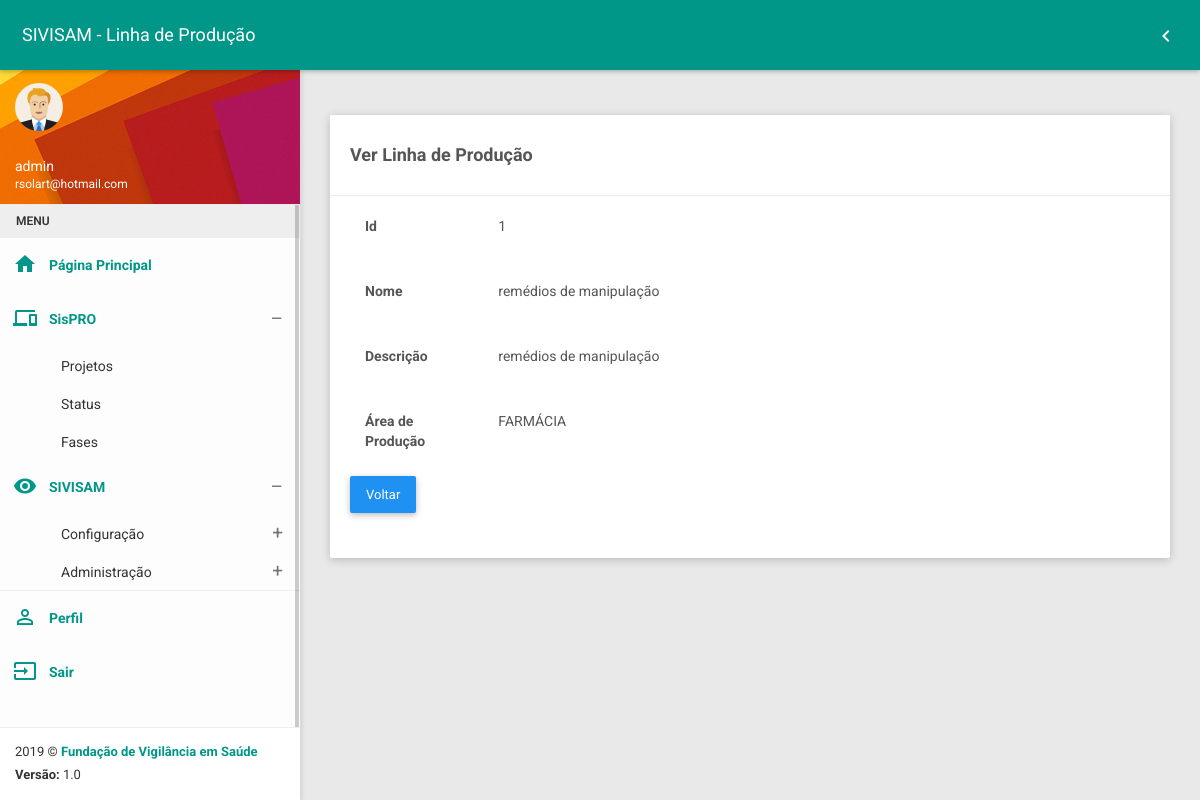
The app's page /devisa/linhaproducao_view/1 (signed in) with its own data.
### devisa/models.py (models this page shows, shortened)
class Linhaproducao(models.Model):
    lp_nome = models.CharField(verbose_name='nome', max_length=200, default='')
    lp_descricao = models.CharField(verbose_name='descrição', max_length=400, default='')
    area_producao = models.ForeignKey(Areaproducao, on_delete=models.PROTECT)
    class Meta:
        permissions = (
            ('linha_producao_list', 'Pode listar linhas de produção'),
            ('linha_producao_create', 'Pode cadastrar linha de produção'),
            ('linha_producao_update', 'Pode editar linha de produção'),
            ('linha_producao_view', 'Pode ver linha de produção'),
            ('linha_producao_delete', 'Pode excluir linha de produção')
        )

class Areaproducao(models.Model):
    ap_nome = models.CharField(verbose_name='nome', max_length=200, default='')
    ap_descricao = models.CharField(verbose_name='descrição', max_length=400, default='')
    class Meta:
        permissions = (
            ('area_producao_list', 'Pode listar áreas de produção'),
            ('area_producao_create', 'Pode cadastrar área de produção'),
            ('area_producao_update', 'Pode editar área de produção'),
            ('area_producao_view', 'Pode ver área de produção'),
            ('area_producao_delete', 'Pode excluir área de produção')
        )
    def __str__(self):
        return self.ap_nome

### devisa/views.py (the view)
# urls.py: path('linhaproducao_view/<int:id>', linhaproducao_view, name="linhaproducao_view"),
@login_required
@permission_required('devisa.linhaproducao_view')
def linhaproducao_view(request, id):
    model = get_object_or_404(Linhaproducao, pk=id)
    return render(request, 'linhaproducao/linhaproducao_view.html', {'linhaproducao': model})

### devisa/templates/linhaproducao/linhaproducao_view.html (shortened to what this page needs)
{% extends 'base.html' %}
{% load static %}
{% block css %}
    <link href="{% static 'plugins/bootstrap/css/bootstrap.css' %}" rel="stylesheet">
    <link href="{% static 'plugins/node-waves/waves.css' %}" rel="stylesheet" />
    <link href="{% static 'plugins/animate-css/animate.css' %}" rel="stylesheet" />
    <link href="{% static 'plugins/morrisjs/morris.css' %}" rel="stylesheet" />
    <link href="{% static 'css/style.css' %}" rel="stylesheet">
    <link href="{% static 'css/themes/all-themes.css' %}" rel="stylesheet" />
{% endblock %}
{% block title %} SIVISAM - Linha de Produção {% endblock %}
{% block return %}
       <li class="pull-right"><a href="{% url 'linhaproducao_list' %}"><i class="material-icons">chevron_left</i></a></li>
{% endblock %}
{% block content %}
<div class="row clearfix">
   <div class="col-lg-12 col-md-12 col-sm-12 col-xs-12">
     <div class="card">
        <div class="header">
            <h4 class="card-title">Ver Linha de Produção</h4>
        </div>
        <div class="body">
            <div class="form-group form-float">
                <label class="col-sm-2 col-form-label">Id</label>
                <div class="col-sm-10"><div class="form-group bmd-form-group is-filled">{{ linhaproducao.id }}</div></div>
            </div>
            <div class="form-group form-float">
                <label class="col-sm-2 col-form-label">Nome</label>
                <div class="col-sm-10"><div class="form-group bmd-form-group is-filled">{{ linhaproducao.lp_nome }}</div></div>
            </div>
            <div class="form-group form-float">
                <label class="col-sm-2 col-form-label">Descrição</label>
                <div class="col-sm-10"><div class="form-group bmd-form-group is-filled">{{ linhaproducao.lp_descricao }}</div></div>
            </div>
            <div class="form-group form-float">
                <label class="col-sm-2 col-form-label">Área de Produção</label>
                <div class="col-sm-10"><div class="form-group bmd-form-group is-filled">{{ linhaproducao.area_producao }}</div></div>
            </div>
            <div class="form-group form-float">
                 <a href="{% url 'linhaproducao_list' %}" class="btn btn-lg btn-primary">Voltar</a>
            </div>
        </div>
     </div>
   </div>
</div>
{% endblock %}

### templates/base.html (shortened to what this page needs)
{% load static %}
<!DOCTYPE html>
<html>
<head>
    {% block css %}
    {% endblock %}
</head>
<body class="theme-teal">
    <nav class="navbar">
        <div class="container-fluid">
            <div class="navbar-header">
                <a class="navbar-brand" href="javascript:void(0);">{% block title %}{% endblock %}</a>
            </div>
            <div class="collapse navbar-collapse" id="navbar-collapse">
                <ul class="nav navbar-nav navbar-right">
                {% block return %}{% endblock %}
                </ul>
            </div>
        </div>
    </nav>
    <section>
        <aside id="leftsidebar" class="sidebar">
            <div class="user-info">
                <div class="image">
                    <img src="{% static 'images/user.png' %}" width="48" height="48" alt="User" />
                </div>
                <div class="info-container">
                    <div class="name" data-toggle="dropdown" aria-haspopup="true" aria-expanded="false">{{ user.username }}</div>
                    <div class="email">{{ user.email }}</div>
                </div>
            </div>
            <div class="menu">
                <ul class="list">
                    <li class="header">MENU</li>
                    <li class="active">
                        <a href="{% url 'home' %}">
                            <i class="material-icons">home</i>
                            <span>Página Principal</span>
                        </a>
                    </li>
                    <li class="active">
                        {% if perms.sistemasfvs.sistema_list %}
                                <a href="javascript:void(0);" class="menu-toggle">
                                    <i class="material-icons">devices</i>
                                    <span>SisPRO</span>
                                </a>
                        {% endif %}
                        <ul class="ml-menu">
                            <li>
                                <a href="{% url 'sistema_list' %}">
                                    <span>Projetos</span>
                                </a>
                            </li>
                            <li>
                                <a href="{% url 'status_list' %}">
                                    <span>Status</span>
                                </a>
                            </li>
                            <li>
                                <a href="{% url 'fase_list' %}">
                                    <span>Fases</span>
                                </a>
                            </li>
                        </ul>
                    </li>
                    <li class="active">
                        <a href="javascript:void(0);" class="menu-toggle" style="">
                            <i class="material-icons">remove_red_eye</i>
                            <span>SIVISAM</span>
                        </a>
                        <ul class="ml-menu">
                            <li>
                                <a href="javascript:void(0);" class="menu-toggle">
                                    <span>Configuração</span>
                                </a>
                            </li>
                            <li>
                                <a href="javascript:void(0);" class="menu-toggle">
                                    <span>Administração</span>
                                </a>
                            </li>
                        </ul>
                    </li>
                    <li style="border-top: 1px solid #eee;" class="active">
                        <a href="{% url 'perfil' %}">
                            <i class="material-icons">perm_identity</i>
                            <span>Perfil</span>
                        </a>
                    </li>
                    <li class="active">
                        <a href="{% url 'logout' %}">
                            <i class="material-icons">input</i>
                            <span>Sair</span>
                        </a>
                    </li>
                </ul>
            </div>
            <div class="legal">
                <div class="copyright">
                     2019 &copy; <a href="http://www.fvs.am.gov.br">Fundação de Vigilância em Saúde</a>
                </div>
                <div class="version">
                    <b>Versão: </b> 1.0
                </div>
            </div>
        </aside>
    </section>
    <section class="content">
        <div class="container-fluid">
           {% block content %}
           {% endblock %}
        </div>
    </section>
</body>
</html>

### statics/css/themes/all-themes.css (style rules this page uses)
.theme-teal .navbar { background-color: #009688; }
.theme-teal .navbar-brand { color: #fff; }
.theme-teal .nav > li > a { color: #fff; }
.theme-teal .sidebar .menu .list li.active { background-color: transparent; }
.theme-teal .sidebar .menu .list li.active > :first-child i, .theme-teal .sidebar .menu .list li.active > :first-child span { color: #009688; }
.theme-teal .sidebar .menu .list .toggled { background-color: transparent; }
.theme-teal .sidebar .menu .list .ml-menu { background-color: transparent; }
.theme-teal .sidebar .legal { background-color: #fff; }
.theme-teal .sidebar .legal .copyright a { color: #009688 !important; }

### records on screen
Linhaproducao: id "1", lp_nome "remédios de manipulação", lp_descricao "remédios de manipulação", area_producao "FARMÁCIA"

### other values on screen
{{ user.username }} "admin"
{{ user.email }} "rsolart@hotmail.com"
